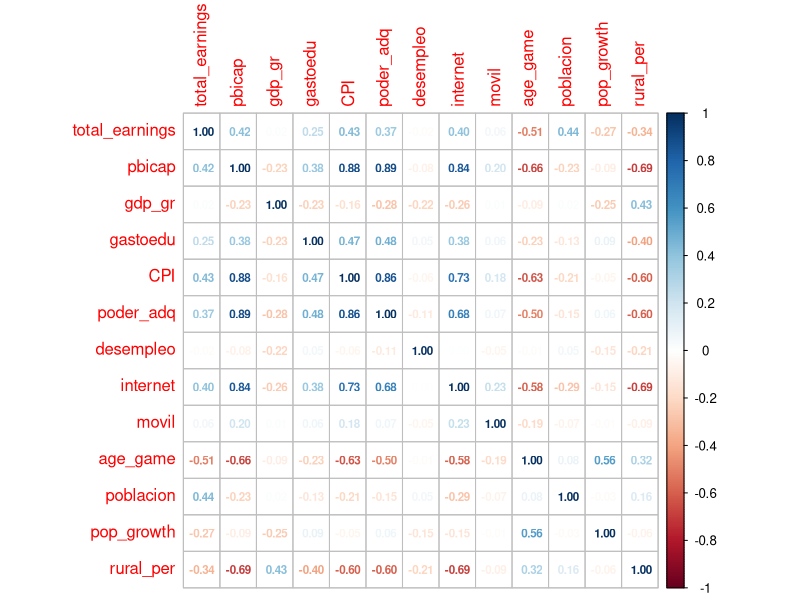

The R source for this figure:
#importar librerias
library(dplyr)
# library(Ecdat) #
# library(plm)
library(corrplot)

# Lectura de datos

df <- read.csv('df_17_18_19.csv')

head(df,3)


# orden para panel
df <- df %>% 
  select(year, country, total_earnings, # y
         -total_players,-iso, #no aplica el modelo 
         pbicap, gdp_gr, GDP_growth, GNI_cap, # variables macroeconomicas
         gastoedu, -edu_pbi_per, # edu
         CPI, # corrupcion
         poder_adq, desempleo,# work 
         internet, elect_acc, movil, # tech access
         age_work, age_game, # edades
         poblacion, pop_growth, rural_per, urb # people
        ) %>%
  arrange(country, decreasing = FALSE)


# Valores Na encontrados

sapply(df, function(x) sum(is.na(x)))

## Venezuela no tiene valores pbicap

df[is.na(df$internet),] # 2018 cambodia y trinidad y tobago

### Cambodia, hueco en 2018, 2019=52, 2017=33

df[df$country=='Cambodia', 'internet'][2] <- 
          (df[df$country=='Cambodia', 'internet'][1] + 
             df[df$country=='Cambodia', 'internet'][3])/2

### trinidad y tobago, hueco reemplazdo por el promedio
df[df$country=='Trinidad and Tobago', 'internet'][2] <- 
          (df[df$country=='Trinidad and Tobago', 'internet'][1]+
              df[df$country=='Trinidad and Tobago', 'internet'][3])/2
#######
# Filtro paises por conflicto o restricciones gubernaentales
df[is.na(df$poder_adq),'country'] # nas
df[is.na(df$GNI_cap),'country'] # nas

df <- df[!df$country %in% c('Cuba','Syrian Arab Republic'),]
###

df[is.na(df$gastoedu),c('country', 'year')] # nas

# 
df <- df%>%select(-age_work, # personas relacionado a pobacion
                  -urb,  # igual a rural
                  )

##################################
# por mientras

df_standar <- df[!df$country %in% c('Bosnia and Herzegovina',
                                    'Egypt', 'India', 'Iraq',
                                    'Ireland', 'Kuwait', 'Mexico',
                                    'North Macedonia', 'Saudi Arabia',
                                    'Sri Lanka', 'Tunisia',
                                    'United Arab Emirates'),]

sapply(df_standar, function(x) sum(is.na(x)))
###############################
# Normalizar datos


df_standar <- df_standar %>% 
  mutate(across(c("total_earnings", "pbicap", "poblacion", "GNI_cap"), ~log(.) %>% as.vector))

head(df_standar,3)



summary(df_standar)


df_corr <- df_standar%>%select(-GNI_cap, # mide lo imso de pbi calidad de vida
                               -GDP_growth, 
                               -elect_acc)


matriz_corr <- cor(df_corr[3:15])
corrplot(matriz_corr, method = 'number', number.cex = 0.7) # encuentro correlaciones

####
# save data clean

# write.csv(df_corr, 'df_tfm_clean_test.csv', row.names = FALSE)
